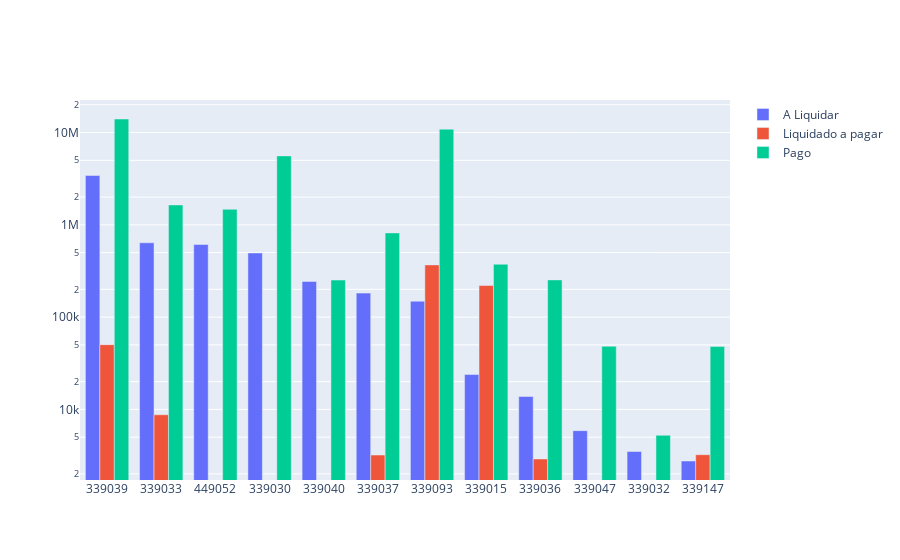

Notebook code for this chart:
### Code cell
# Saldo a liquidar por ND
cols = ['ND', 'A_LIQUIDAR', 'LIQUIDADO_A_PAGAR', 'PAGO']

df_aux = df.loc[:, cols].groupby('ND').sum().sort_values(by= 'A_LIQUIDAR', ascending=False).reset_index()
df_aux = df_aux[df_aux['A_LIQUIDAR'] > 0]
# Criando o gráfico
fig = go.Figure()

# Adicionando as colunas y1, y2 e y3 no eixo y
fig.add_trace(go.Bar(x=df_aux['ND'], y=df_aux['A_LIQUIDAR'], name='A Liquidar'))
fig.add_trace(go.Bar(x=df_aux['ND'], y=df_aux['LIQUIDADO_A_PAGAR'], name='Liquidado a pagar'))
fig.add_trace(go.Bar(x=df_aux['ND'], y=df_aux['PAGO'], name='Pago'))

fig.update_traces(textposition = 'outside', cliponaxis = False, hovertemplate=None)
fig.update_layout(hovermode="x unified")
fig.update_yaxes(type="log")

fig.show()

### Figure 1 — Plotly figure (JSON) as saved in the notebook; plotly's stock layout.template omitted (floating-point values rounded to 4 significant figures)
{"data": [{"cliponaxis": false, "name": "A Liquidar", "textposition": "outside", "type": "bar", "x": ["339039", "339033", "449052", "339030", "339040", "339037", "339093", "339015", "339036", "339047", "339032", "339147"], "y": [3428000.0, 638800.0, 612900.0, 496100.0, 243500.0, 182100.0, 148900.0, 23890.0, 13810.0, 5890.0, 3500, 2761.0]}, {"cliponaxis": false, "name": "Liquidado a pagar", "textposition": "outside", "type": "bar", "x": ["339039", "339033", "449052", "339030", "339040", "339037", "339093", "339015", "339036", "339047", "339032", "339147"], "y": [50320.0, 8758.0, 0, 0, 0, 3205.0, 368100.0, 219900.0, 2908.0, 0, 0, 3231.0]}, {"cliponaxis": false, "name": "Pago", "textposition": "outside", "type": "bar", "x": ["339039", "339033", "449052", "339030", "339040", "339037", "339093", "339015", "339036", "339047", "339032", "339147"], "y": [14020000.0, 1642000.0, 1474000.0, 5586000.0, 252400.0, 817800.0, 10880000.0, 373900.0, 253200.0, 48390.0, 5246.0, 47990.0]}], "layout": {"hovermode": "x unified", "yaxis": {"type": "log"}}}
